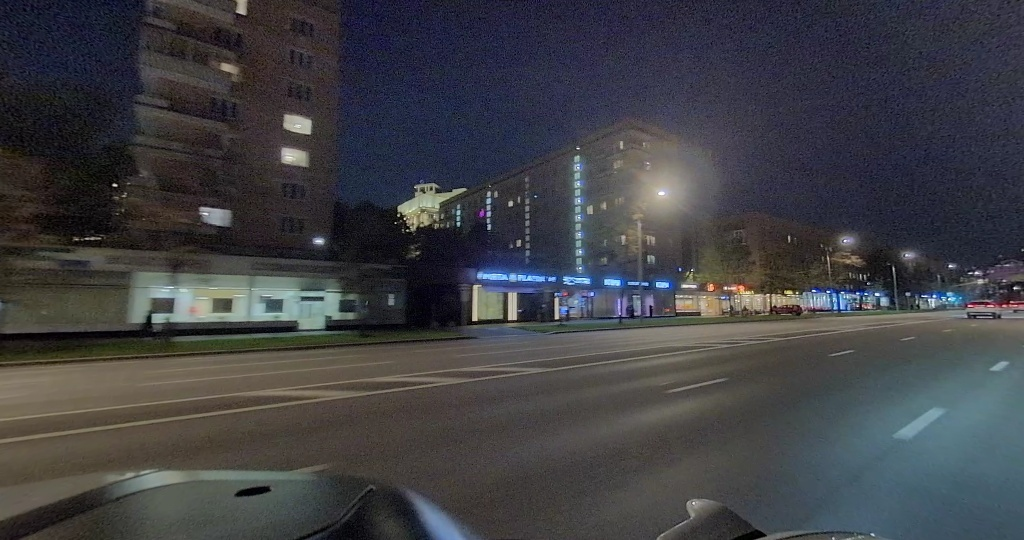
#> input picture dataset_sample/samples/2025-10-01_18_29_52_19_31_28_kynde_1759339701900197000__000/input/t1/left_fwd.jpg, 1024 x 540 px, found by its file name
$ python test_t1-t0.py
#> lines starting #> are read from the running program, lines starting #| are printed output that depends on the picture
import cv2
import numpy as np
import os
import matplotlib.pyplot as plt

# ======= НАСТРОЙКИ =======
base_path = "/Users/adel/Documents/Claude/Projects/Интерполяция фото/final_dataset_v5_participants_small/train"
sample_id = "2025-10-04_15_57_04_16_44_38_luka_1759586458800193000__000"
camera_name = "left_fwd"  # можно менять на любую из 6 камер
# ==========================

# Пути к кадрам
t0_path = os.path.join(base_path, sample_id, "input", "t0", f"{camera_name}.jpg")
t1_path = os.path.join(base_path, sample_id, "input", "t1", f"{camera_name}.jpg")

img_t0 = cv2.imread(t0_path)
#> img_t0 is the input picture: shape (540, 1024, 3); mean B, G, R 68.6, 64.3, 63.7
img_t1 = cv2.imread(t1_path)

if img_t0 is None or img_t1 is None:
    raise FileNotFoundError("Не удалось загрузить t0 или t1")

# Переводим BGR -> RGB для визуализации
t0_rgb = cv2.cvtColor(img_t0, cv2.COLOR_BGR2RGB)
t1_rgb = cv2.cvtColor(img_t1, cv2.COLOR_BGR2RGB)

# Абсолютная разница (усреднённая по каналам) - основная мера "изменения"
diff_abs = np.mean(np.abs(img_t0.astype(np.float32) - img_t1.astype(np.float32)), axis=2)
#> diff_abs: shape (540, 1024) float32; every value is 0

# Квадрат разницы (чувствителен к сильным выбросам)
diff_sq = np.mean((img_t0.astype(np.float32) - img_t1.astype(np.float32))**2, axis=2)

# Для сравнения: MSE между кадрами (если захотим оценить общую похожесть)
mse_full = np.mean((img_t0.astype(np.float32) - img_t1.astype(np.float32))**2)
#> mse_full = 0
psnr_full = 20 * np.log10(255.0 / np.sqrt(mse_full)) if mse_full > 0 else float('inf')
#> psnr_full = inf

print(f"Общий PSNR между t0 и t1: {psnr_full:.2f} dB")
#| Общий PSNR между t0 и t1: inf dB

# ---------- Визуализация ----------
fig, axes = plt.subplots(2, 3, figsize=(16, 9))

# 1. t0
axes[0,0].imshow(t0_rgb)
axes[0,0].set_title("t0")
axes[0,0].axis('off')

# 2. t1
axes[0,1].imshow(t1_rgb)
axes[0,1].set_title("t1")
axes[0,1].axis('off')

# 3. Абсолютная разница (heatmap)
im3 = axes[0,2].imshow(diff_abs, cmap='inferno', vmin=0, vmax=np.percentile(diff_abs, 95))
axes[0,2].set_title("Absolute Difference (|t0 - t1|)")
axes[0,2].axis('off')
plt.colorbar(im3, ax=axes[0,2], fraction=0.046, pad=0.04)

# 4. Разница, наложенная на t0 (полупрозрачная)
axes[1,0].imshow(t0_rgb)
im4 = axes[1,0].imshow(diff_abs, cmap='jet', alpha=0.6, vmin=0, vmax=np.percentile(diff_abs, 95))
axes[1,0].set_title("Overlay on t0")
axes[1,0].axis('off')
plt.colorbar(im4, ax=axes[1,0], fraction=0.046, pad=0.04)

# 5. Бинарная маска "динамики" по порогу (можно подобрать порог)
threshold = 15  # уровень яркости 0..255, эмпирически
dynamic_mask = diff_abs > threshold
#> dynamic_mask: shape (540, 1024) bool; every value is 0
axes[1,1].imshow(dynamic_mask, cmap='gray')
axes[1,1].set_title(f"Dynamic mask (thresh={threshold})")
axes[1,1].axis('off')

# 6. Гистограмма абсолютной разницы (помогает выбрать порог)
axes[1,2].hist(diff_abs.ravel(), bins=100, range=(0, 100), color='blue', alpha=0.7)
axes[1,2].axvline(threshold, color='red', linestyle='--', label=f'threshold={threshold}')
axes[1,2].set_xlabel('Absolute difference')
axes[1,2].set_ylabel('Pixel count')
axes[1,2].legend()
axes[1,2].set_title("Histogram of differences")

plt.tight_layout()
plt.show()
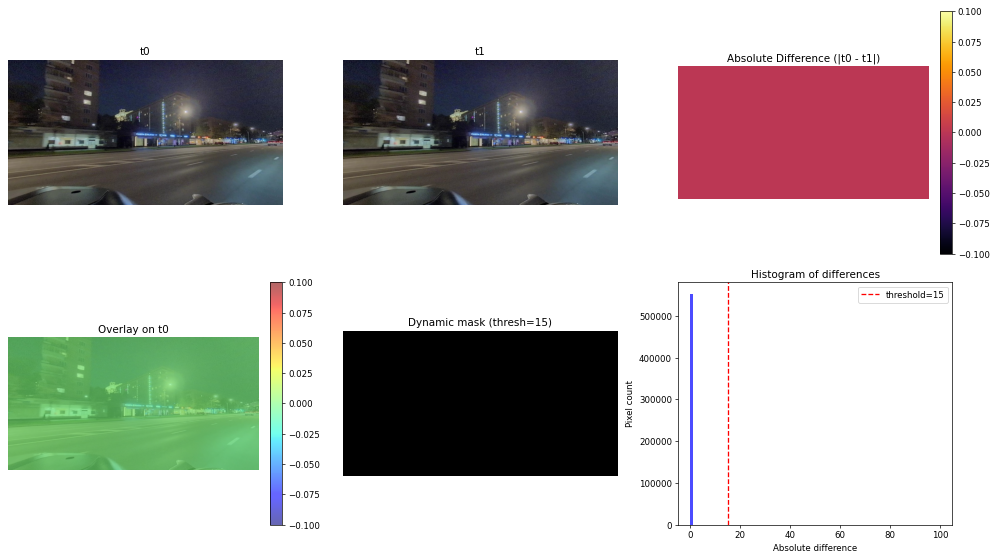
#> figure drawn by matplotlib, 8 panels; panel 6: tallest bar 552960 high, from x = 0 to 1
